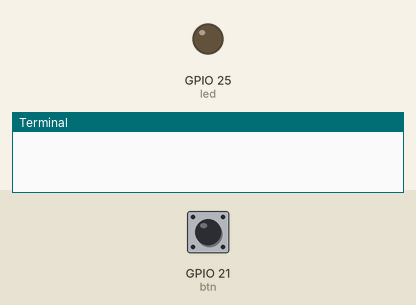
The program below on a simulated Raspberry Pi (BCM pin numbers). On the bench: output pins drawn as LEDs (lit = HIGH), the last lines printed to the terminal. The test bench sets the inputs (shaded band); at power-on: GPIO 21 (btn) HIGH.

Above: at 1.2 s.
1.3 s: GPIO 21 (btn) pulled LOW for 0.15 s
At 2.5 s:
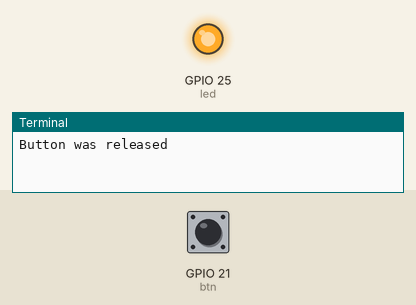
4.4 s: GPIO 21 (btn) pulled LOW for 1 s
At 5.1 s:
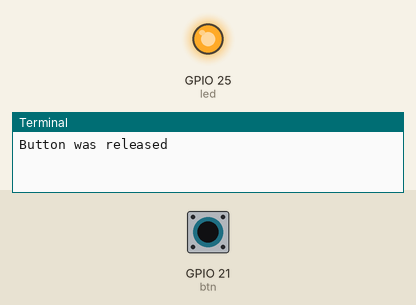
8.4 s: GPIO 21 (btn) pulled LOW for 3.2 s
At 15.1 s:
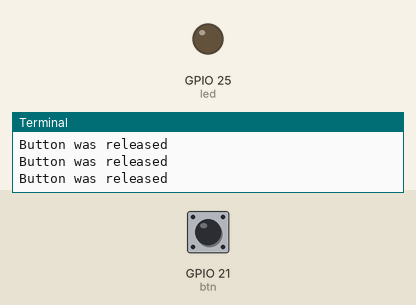
Timing chart, 0 to 16.6 s (numbered marks = the images above; inputs shaded):
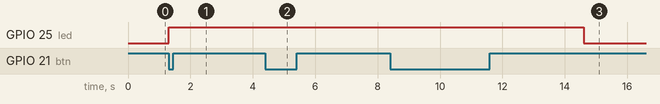

Measured:
- after the input at 1.3 s, GPIO 25 (led): LOW → HIGH at once
- after the input at 4.4 s, GPIO 25 (led): stays HIGH (without the input it goes to LOW after 0.05 s)
- after the input at 8.4 s, GPIO 25 (led): HIGH → LOW after 6.2 s instead of 0.00 s

The program:

button_released_with_delay.py
```python
from gpiozero import LED, Button
from time import sleep
from signal import pause

led = LED(25)
btn = Button(21)

def button_released():
    print("Button was released")
    sleep(3)
    led.off()

btn.when_pressed = led.on
btn.when_released = button_released
pause()
```
